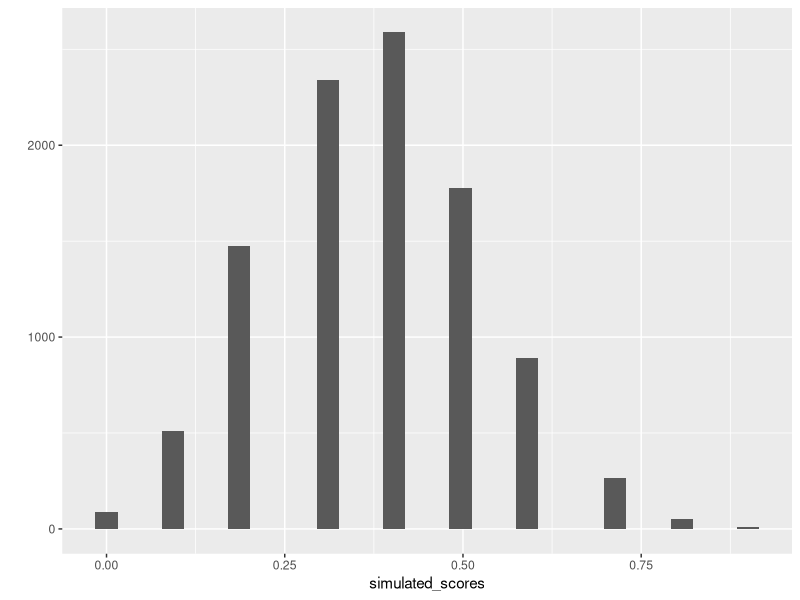

This chart was generated by the following R code:
## ---- chunk 1

knitr::opts_chunk$set(echo = TRUE, message = FALSE)

## ---- chunk 2
?binom.test
binom.test(x = 30,
           n = 50,
           alternative = "greater")

## ---- chunk 3

binom.test(x = 440,
           n = 8000,
           alternative = "greater")



## ---- chunk 4


rbinom(n= rep(1,10), size = 1, prob = c(.5,.5,.5,.5,.5,.25,.25,.25,.25,.25) )

simulated_test <- replicate(10000, rbinom(n= rep(1,10), size = 1, prob = c(.5,.5,.5,.5,.5,.25,.25,.25,.25,.25) ))

simulated_scores <- colSums(simulated_test)/10

library(ggplot2)

qplot(simulated_scores)+
  geom_histogram()

length(simulated_scores[simulated_scores > .75]) /10000


